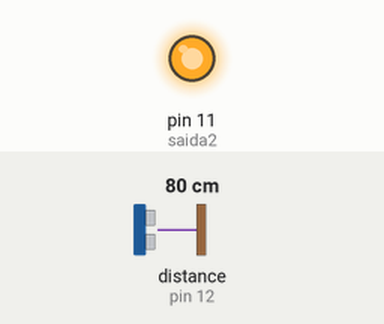
Bench run of a sketch on a simulated Arduino Uno, built with avr-gcc and run on an emulated ATmega328P. On the bench: output pins drawn as LEDs (lit = HIGH). Wiring (inferred from the names in the program): ultrasonic range finder: trigger pin 13; echo pin 12. The inputs (shaded band) are chosen by the test bench; at power-on: distance to the obstacle (sensor on pin 12) 80 cm. The echo pulse lasts 58.3 µs per cm; pins used as bus, display or sensor lines are not drawn.

Above: at 1.2 s.
1.3 s: distance to the obstacle (sensor on pin 12) set to 125 cm
2.8 s: distance to the obstacle (sensor on pin 12) set to 136 cm
At 3.6 s:
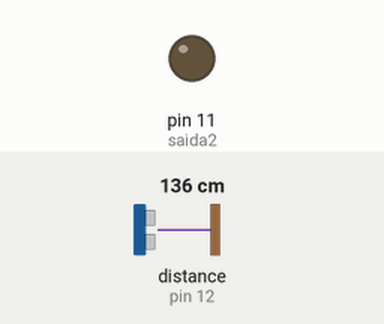
4.3 s: distance to the obstacle (sensor on pin 12) set to 2 cm
At 5.2 s:
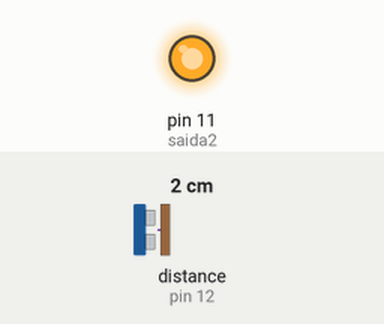
5.8 s: distance to the obstacle (sensor on pin 12) set to 250 cm
At 7.1 s:
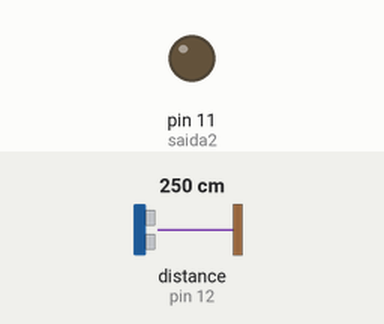
Timing chart, 0 to 8.3 s (numbered marks = the images above; inputs shaded):
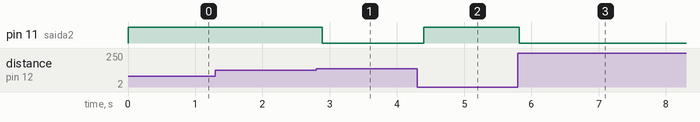

Measured:
- the behaviour switches between 130 and 131 cm on distance to the obstacle (sensor on pin 12) (found by bisection; images 0 and 1)
- after the input at 1.3 s, every drawn part: stays the same
- after the input at 2.8 s, pin 11 (saida2): HIGH → LOW after 0.09 s
- after the input at 4.3 s, pin 11 (saida2): LOW → HIGH after 0.10 s
- after the input at 5.8 s, pin 11 (saida2): HIGH → LOW at once

The sketch:

Sensor_Ultrassom2.ino
```cpp
#define trigPin 13 //Pino do trigger (Obs: Não trocar)
#define echoPin 12 //Pino do Echo (Obs: Não trocar)
#define saida2 11 //Pino definido para escrita caso o sensor encontre algo
    long duration, distance;
void setup() {
  Serial.begin (9600);
  pinMode(trigPin, OUTPUT); // declarar pino de saída da onda
  pinMode(echoPin, INPUT); // declara pino da leitura da onda
  pinMode(saida2, OUTPUT); // declara pino de escrita caso seja encontrado algo
}

void loop() {
 if(encontrarObstaculo()){
    digitalWrite(saida2, HIGH);//Caso retorne true escreve 5v no pino de saida
  }
 else{
  //Serial.println("nada"); //caso retorne false deixa o sinal em LOW no pino de saida
  digitalWrite(saida2, LOW);
 }
 delay(100);
}
  boolean encontrarObstaculo(){
    //Começo do código padrão para uso do ultrassom (creio que não preciso explicar isso)
    digitalWrite(trigPin, LOW);
    delayMicroseconds(2);
    digitalWrite(trigPin, HIGH);
    delayMicroseconds(10);
    digitalWrite(trigPin, LOW);
    duration = pulseIn(echoPin, HIGH);
    distance = ((duration)/29.1)/2;
    //Fim do código padrão
    if (distance >= 130 || distance <= 0){ //Caso a distancia seja maior que 130(nosso robô tem 20cm e a arena 150cm, logo 130cm é o suficient para atravessa-la) ou menor/igual a 0 (nada encontrado) retorna FALSO
      return false;
    }
    else {
      return true; //caso a confdição anterior não seja satisfeita, retornará true
    }
}
```
